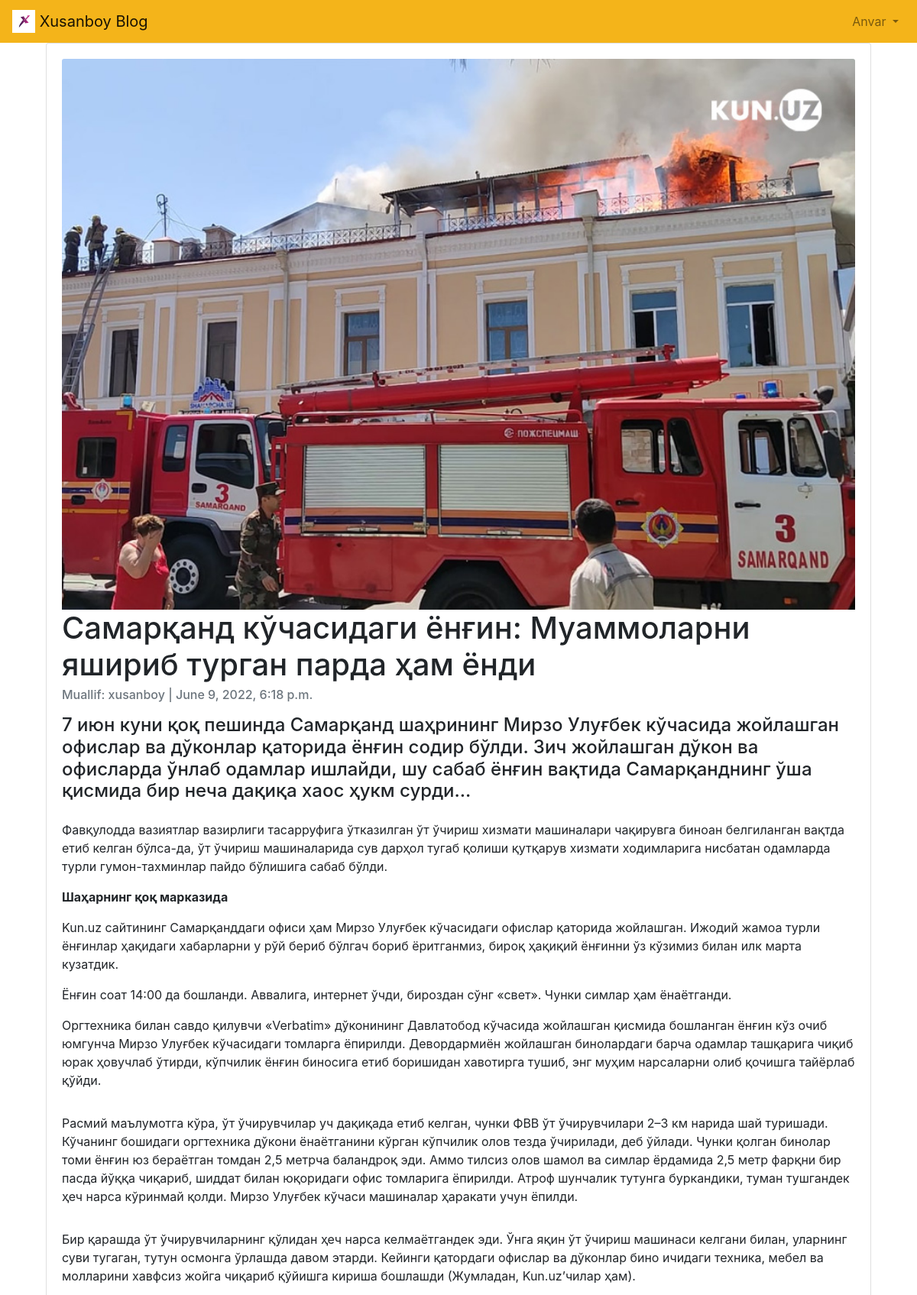
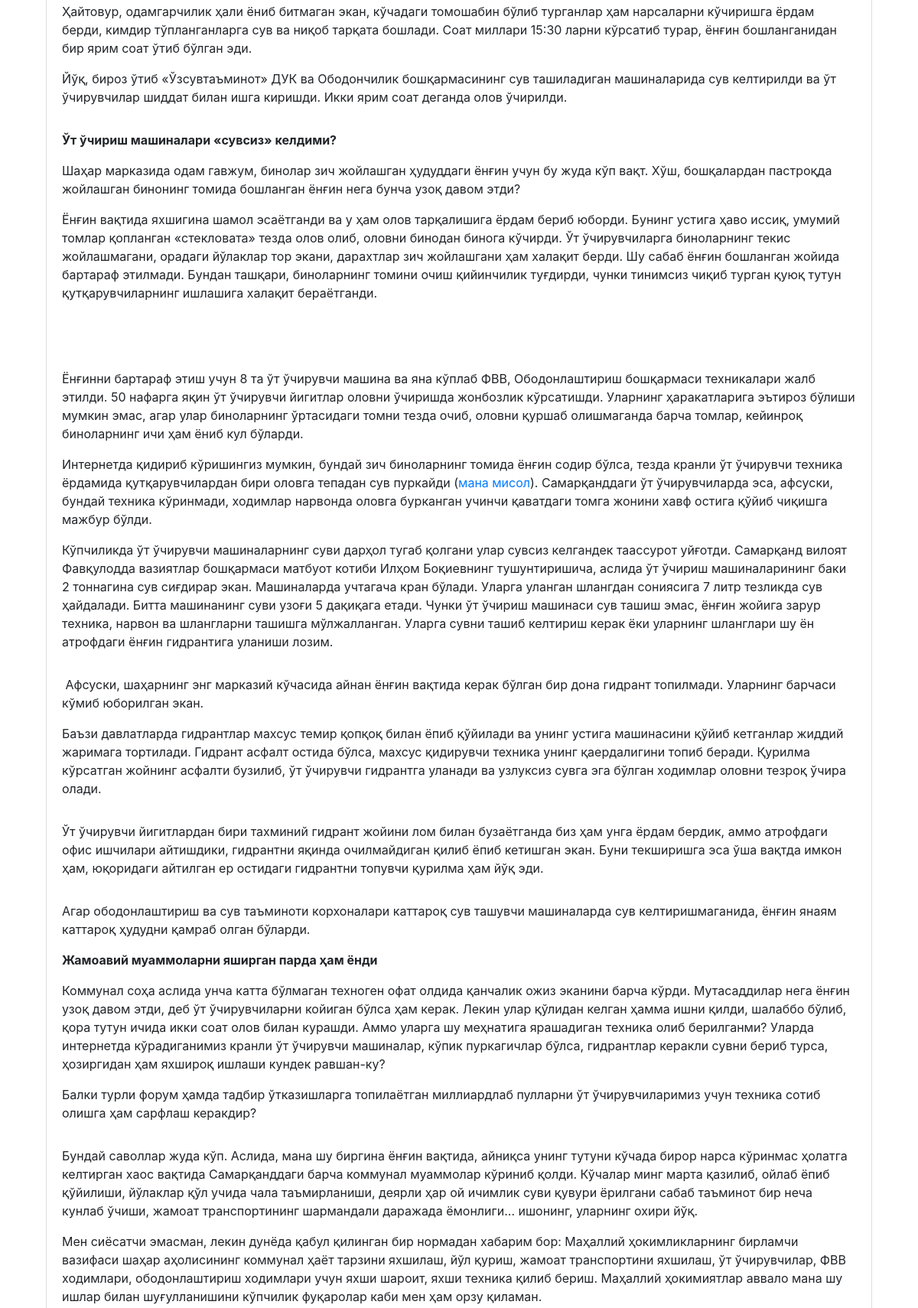
/articles/7/ (signed in, upper part), run on the app's committed database (2 pictures, top to bottom).
### accounts/models.py (models this page shows)
class CustomUser(AbstractUser):
    age = models.PositiveIntegerField(null=True, blank=True)

### articles/models.py (models this page shows, shortened)
class Article(models.Model):
    title = models.CharField(max_length=150)
    summary = models.CharField(max_length=200, blank=True)
    body = RichTextField()
    photo = models.ImageField(upload_to='images/', blank=True)
    date = models.DateTimeField(auto_now_add=True)
    author = models.ForeignKey(
        get_user_model(),
        on_delete=models.CASCADE,
    )

### articles/views.py (the view)
# urls.py: path('<int:pk>/', ArticleDetailView.as_view(), name='article_detail'),
class ArticleDetailView(DetailView):
    model = Article
    template_name = 'article_detail.html'

### templates/article_detail.html (shortened to what this page needs)
{% extends 'base.html' %}
{% block content %}
    <div class="container-fluid">
        <div class="card" >
          <div class="card-body">
              {%  if object.photo %}
                <img class="card-img-top" src="{{ object.photo.url }}" alt="{{ object.title }}">
              {% endif %}
              <h1 class="card-title">{{ object.title }}</h1>
              <h6 class="card-subtitle mb-2 text-muted">Muallif: {{ object.author }} | {{ object.date }}</h6>
              <p class="card-text">{{ object.body | safe}}</p>
          </div>
        </div>
    </div>
{% endblock content %}

### templates/base.html (shortened to what this page needs)
{% load static %}
<!DOCTYPE html>
<html>
    <head>
            <link rel="stylesheet" href="https://cdn.jsdelivr.net/npm/bootstrap@4.5.3/dist/css/bootstrap.min.css">
    </head>
    <body>
        <nav class="navbar navbar-expand-lg navbar-light" style="background-color: #F4B41A;">
            <a class="navbar-brand" href="{% url 'home' %}">
                <img src="/static/assets/img/x_logo.png" width="30" height="30" class="d-inline-block align-top" alt="">
                Xusanboy Blog
            </a>
            <div class="collapse navbar-collapse" id="navbarSupportedContent">
                {% if user.is_authenticated %}
                    <ul class="navbar-nav ml-auto">
                        <li class="nav-item">
                            <a class="nav-link dropdown-toggle" href="#"
                                id="navbarDropdown" role="button" data-toggle="dropdown"
                                aria-haspopup="true" aria-expanded="false">
                                {{ user.username | title }}
                            </a>
                        </li>
                    </ul>
                {% else %}
                    <form class="form-inline ml-auto">
                        <a href="{% url 'login' %}" class="btn btn-outline-light">Kirish</a>
                        <a href="{% url 'signup' %}" class="btn btn-primary ml-2">Ro'yxatdan o'tish</a>
                    </form>
                {% endif %}
            </div>
        </nav>
        <main>
            <div class="container">
                {% block content %}
                {% endblock content %}
            </div>
        </main>
    </body>
</html>

### data on the page
CustomUser: username "Anvar"
Article: photo (picture), title "Самарқанд кўчасидаги ёнғин: Муаммоларни яшириб турган парда ҳам ёнди", author "xusanboy", date "June 9, 2022, 6:18 p.m.", body "7 июн куни қоқ пешинда Самарқанд шаҳрининг Мирзо Улуғбек кўчасида жойлашган офислар ва дўконлар қаторида ёнғин содир бўлди. Зич жойлашган дўкон ва офисларда ўнлаб одамлар ишлайди, шу сабаб ёнғин вақтида Самарқанднинг ўша қисмида бир неча дақиқа хаос ҳукм сурди... Фавқулодда вазиятлар вазирлиги тасарруфига ўтказилган ўт ўчириш хизмати машиналари чақирувга биноан белгиланган вақтда етиб келган бўлса-да, ўт ўчириш машиналарида сув дарҳол тугаб қолиши қутқарув хизмати ходимларига нисбатан одамларда турли гумон-тахминлар пайдо бўлишига сабаб бўлди. Шаҳарнинг қоқ марказида Kun.uz сайтининг Самарқанддаги офиси ҳам Мирзо Улуғбек кўчасидаги офислар қаторида жойлашган. Ижодий жамоа турли ёнғинлар…"
